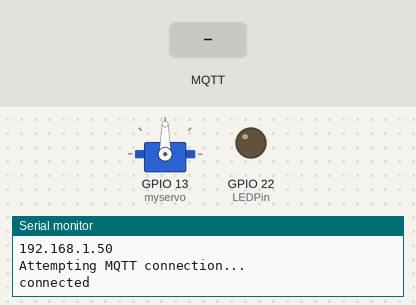
The sketch below on a simulated ESP32. Parts: servo, output pins drawn as LEDs (lit = HIGH), the last lines printed to the serial monitor. The inputs (shaded band) are chosen by the test bench. WiFi joins after 1.5 s; servers stay silent unless stated; random numbers use the default seed unless the sketch sets one; no MQTT or app messages arrive unless stated.

Above: at 2.7 s.
2.8 s: MQTT message "LEFT" arrives on the first subscribed topic
At 4.0 s:
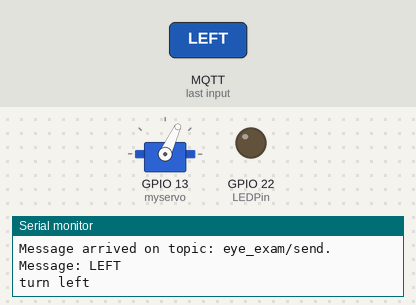
4.3 s: MQTT message "RIGHT" arrives on the first subscribed topic
At 5.1 s:
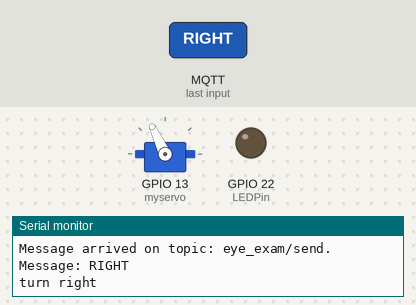
Timing chart, 0 to 7.3 s (numbered marks = the images above; inputs shaded):
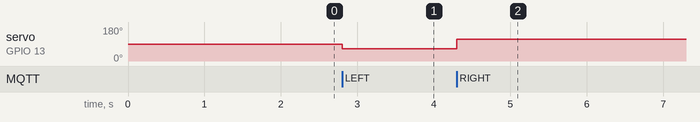

The sketch:

mqtt_servo.ino
```cpp
#include <WiFi.h>
#include <PubSubClient.h>
#include <Servo.h>

Servo myservo;

// Update these with values suitable for your network.
long serial_speed = 115200;
//const char* ssid = "dlink-D716";
//const char* password = "gog16888";
//const char* mqtt_server = "192.168.0.150";
const char* ssid = "Hsu__47";
const char* password = "cloud041313";
const char* mqtt_server = "172.20.10.2";
int mqtt_port = 1883;
const char* user_name = "ntust"; // 連接 MQTT broker 的帳號密碼
const char* user_password = "123";

// 訂閱的主題：收到 0 關閉 LED，1 打開LED
const char* topic_subscribe = "eye_exam/send";
const char* topic_publish = "eye_exam/ack";

const int LEDPin = 22;    // LED connected to digital pin 22

WiFiClient espClient;
PubSubClient client(espClient);
long lastMsg = 0;
char msg[50];

void setup_wifi() { // 連接Wifi
  delay(10);
  // We start by connecting to a WiFi network
  Serial.println();
  Serial.print("Connecting to ");
  Serial.println(ssid);
  WiFi.begin(ssid, password);
  while (WiFi.status() != WL_CONNECTED) {
    delay(500);
    Serial.print(".");
  }
  randomSeed(micros());
  Serial.println("");
  Serial.println("WiFi connected");
  Serial.println("IP address: ");
  Serial.println(WiFi.localIP());
}

void callback(char* topic, byte* payload, unsigned int length)
{
  Serial.print("Message arrived on topic: ");
  Serial.print(topic);
  Serial.print(". Message: ");
  String messageTemp;

  for (int i = 0; i < length; i++) {
//    Serial.print((char)payload[i]);
    messageTemp += (char)payload[i];
  }
  Serial.println(messageTemp);
  if(messageTemp == "ack"){
    Serial.println("print hi");
    client.publish("test/firstTest", "hi");
  }else if(messageTemp == "LEFT" || messageTemp == "left"){
//    Serial.println("LED on");
//    digitalWrite(LEDPin, HIGH);
    Serial.println("turn left");
    client.publish(topic_publish, "turn left");
    myservo.write(65);
  }else if(messageTemp == "RIGHT" || messageTemp == "right"){
//    Serial.println("LED off");
//    digitalWrite(LEDPin, LOW);
    Serial.println("turn right");
    client.publish(topic_publish, "turn right");
    myservo.write(115);
  }
} //end callback

void reconnect() {
  // Loop until we're reconnected
  while (!client.connected()) {
    Serial.println("Attempting MQTT connection...");
    // Create a random client ID
    String clientId = "espClient-";
    clientId += String(random(0xffff), HEX);
    // Attempt to connect
    if (client.connect(clientId.c_str(),user_name,user_password)) {
      Serial.println("connected");
      client.subscribe(topic_subscribe);
    } else {
      Serial.print("failed, rc=");
      Serial.print(client.state());
      Serial.println(" try again in 5 seconds");
      // Wait 5 seconds before retrying
      delay(5000);
    }
  }
}

void setup() {
  Serial.begin(serial_speed);
  pinMode(LEDPin, OUTPUT);
  myservo.attach(13);
  setup_wifi();
  client.setServer(mqtt_server, mqtt_port);
  client.setCallback(callback);
}

void loop() {

  if (!client.connected()) {
    reconnect();
  }
  client.loop();
//  digitalWrite(LEDPin, HIGH); // Set GPIO22 active high
//  delay(1000);  // delay of one second
//  digitalWrite(LEDPin, LOW); // Set GPIO22 active low
//  delay(1000);
//  long now = millis();
//  if (now - lastMsg > 5000) {
//    lastMsg = now;
//
//    // Convert the value to a char array
////    char tempString[8];
////    dtostrf(temperature, 1, 2, tempString);
////    Serial.print("Temperature: ");
////    Serial.println(tempString);
////    client.publish("test/firstTest", tempString);
//    Serial.println("print hi");
//    client.publish("test/firstTest", "hi");
//  }
}
```

Measured:
- after the input at 2.8 s, servo on GPIO 13 (myservo): 90° → 65° at once
- after the input at 4.3 s, servo on GPIO 13 (myservo): 65° → 115° at once
